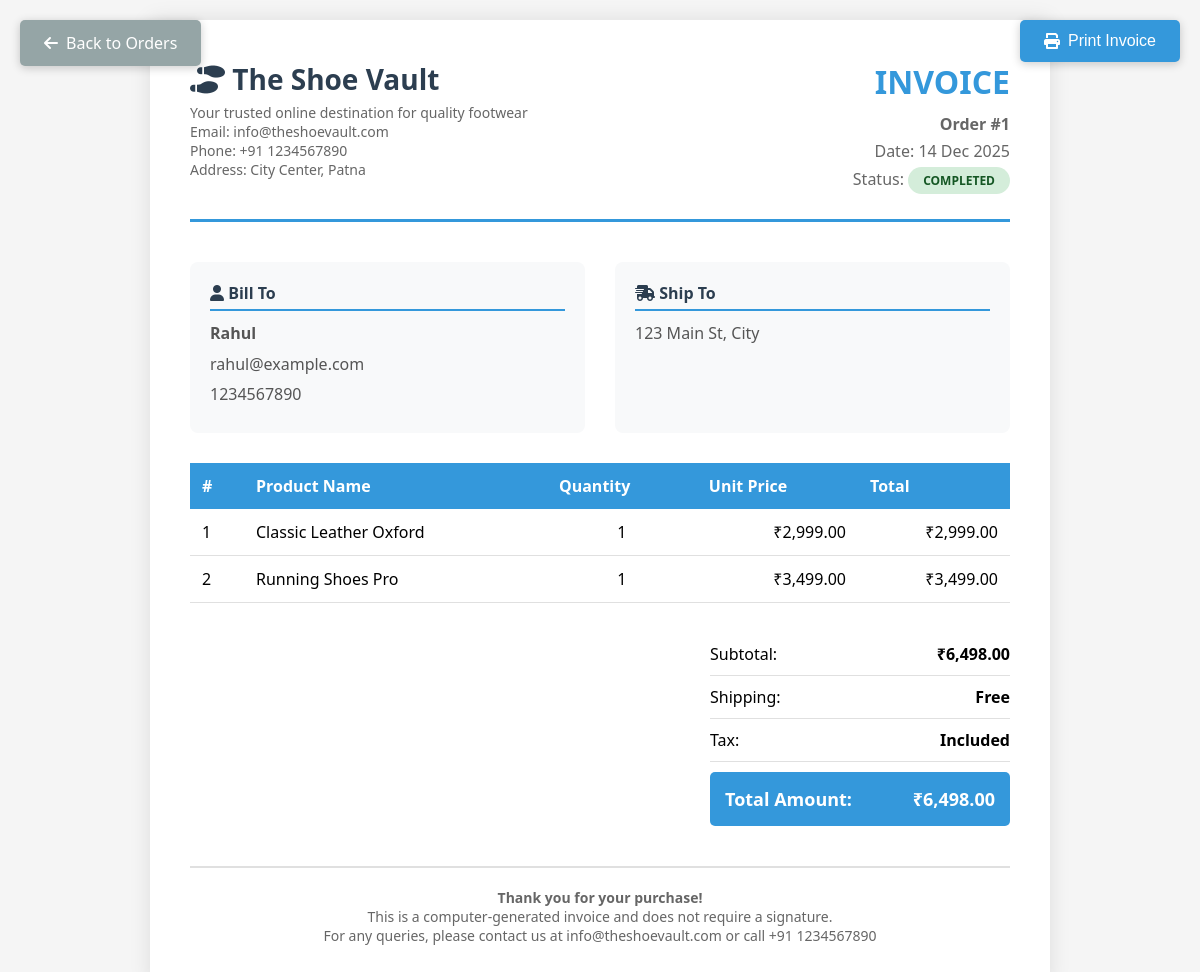
The page /invoice.php?order_id=1 (signed in) on the database its author committed.
### tables this page shows
CREATE TABLE `orders` (
  `id` int(11) NOT NULL,
  `user_id` int(11) NOT NULL,
  `total_amount` decimal(10,2) NOT NULL,
  `shipping_address` text NOT NULL,
  `phone` varchar(20) NOT NULL,
  `status` enum('pending','processing','completed','cancelled') DEFAULT 'pending',
  `created_at` timestamp NOT NULL DEFAULT current_timestamp(),
  `updated_at` timestamp NOT NULL DEFAULT current_timestamp() ON UPDATE current_timestamp(),
  `payment_method` varchar(50) DEFAULT 'COD',
  `payment_details` text DEFAULT NULL,
  `transaction_id` varchar(100) DEFAULT NULL
);

CREATE TABLE `users` (
  `id` int(11) NOT NULL,
  `name` varchar(100) NOT NULL,
  `email` varchar(100) NOT NULL,
  `password` varchar(255) NOT NULL,
  `phone` varchar(20) DEFAULT NULL,
  `address` text DEFAULT NULL,
  `role` enum('admin','customer') DEFAULT 'customer',
  `created_at` timestamp NOT NULL DEFAULT current_timestamp(),
  `updated_at` timestamp NOT NULL DEFAULT current_timestamp() ON UPDATE current_timestamp()
);

CREATE TABLE `order_items` (
  `id` int(11) NOT NULL,
  `order_id` int(11) NOT NULL,
  `product_id` int(11) NOT NULL,
  `product_name` varchar(200) NOT NULL,
  `quantity` int(11) NOT NULL,
  `price` decimal(10,2) NOT NULL,
  `subtotal` decimal(10,2) NOT NULL
);

### includes/config.php (called while the page is built, shortened)
<?php
function formatPrice($price)
{
    return '₹' . number_format($price, 2);
}

### invoice.php (the view, shortened to what this page needs)
<?php
require_once 'includes/config.php';
$orderId = (int)$_GET['order_id'];
$userId = $_SESSION['user_id'];
$orderQuery = "SELECT o.*, u.name, u.email FROM orders o
               JOIN users u ON o.user_id = u.id
               WHERE o.id = $orderId AND o.user_id = $userId";
$orderResult = mysqli_query($conn, $orderQuery);
$order = mysqli_fetch_assoc($orderResult);
$itemsQuery = "SELECT * FROM order_items WHERE order_id = $orderId";
$itemsResult = mysqli_query($conn, $itemsQuery);
?>
<!DOCTYPE html>
<html lang="en">
<head>
    <link rel="stylesheet" href="https://cdnjs.cloudflare.com/ajax/libs/font-awesome/6.0.0/css/all.min.css">
</head>
<body>
    <a href="<?php echo BASE_URL; ?>orders.php" class="back-button">
        <i class="fas fa-arrow-left"></i> Back to Orders
    </a>
    <button onclick="window.print()" class="print-button">
        <i class="fas fa-print"></i> Print Invoice
    </button>
    <div class="invoice-container">
        <div class="invoice-header">
            <div class="company-info">
                <h1><i class="fas fa-shoe-prints"></i> The Shoe Vault</h1>
                <p>Your trusted online destination for quality footwear</p>
                <p>Email: info@theshoevault.com</p>
                <p>Phone: +91 1234567890</p>
                <p>Address: City Center, Patna</p>
            </div>
            <div class="invoice-details">
                <h2>INVOICE</h2>
                <p><strong>Order #<?php echo $order['id']; ?></strong></p>
                <p>Date: <?php echo date('d M Y', strtotime($order['created_at'])); ?></p>
                <p>Status: <span class="status-badge status-<?php echo $order['status']; ?>"><?php echo ucfirst($order['status']); ?></span></p>
            </div>
        </div>
        <div class="invoice-info">
            <div class="info-box">
                <h3><i class="fas fa-user"></i> Bill To</h3>
                <p><strong><?php echo htmlspecialchars($order['name']); ?></strong></p>
                <p><?php echo htmlspecialchars($order['email']); ?></p>
                <p><?php echo htmlspecialchars($order['phone']); ?></p>
            </div>
            <div class="info-box">
                <h3><i class="fas fa-shipping-fast"></i> Ship To</h3>
                <p><?php echo nl2br(htmlspecialchars($order['shipping_address'])); ?></p>
            </div>
        </div>
        <table class="invoice-table">
            <thead>
                <tr>
                    <th>#</th>
                    <th>Product Name</th>
                    <th class="text-center">Quantity</th>
                    <th class="text-right">Unit Price</th>
                    <th class="text-right">Total</th>
                </tr>
            </thead>
            <tbody>
                <?php
                $itemNumber = 1;
                $subtotal = 0;
                while ($item = mysqli_fetch_assoc($itemsResult)):
                    $subtotal += $item['subtotal'];
                ?>
                    <tr>
                        <td><?php echo $itemNumber++; ?></td>
                        <td><?php echo htmlspecialchars($item['product_name']); ?></td>
                        <td class="text-center"><?php echo $item['quantity']; ?></td>
                        <td class="text-right"><?php echo formatPrice($item['price']); ?></td>
                        <td class="text-right"><?php echo formatPrice($item['subtotal']); ?></td>
                    </tr>
                <?php endwhile; ?>
            </tbody>
        </table>
        <div class="invoice-summary">
            <div class="summary-box">
                <div class="summary-row">
                    <span>Subtotal:</span>
                    <strong><?php echo formatPrice($subtotal); ?></strong>
                </div>
                <div class="summary-row">
                    <span>Shipping:</span>
                    <strong>Free</strong>
                </div>
                <div class="summary-row">
                    <span>Tax:</span>
                    <strong>Included</strong>
                </div>
                <div class="summary-total">
                    <div style="display: flex; justify-content: space-between;">
                        <span>Total Amount:</span>
                        <span><?php echo formatPrice($order['total_amount']); ?></span>
                    </div>
                </div>
            </div>
        </div>
        <div class="invoice-footer">
            <p><strong>Thank you for your purchase!</strong></p>
            <p>This is a computer-generated invoice and does not require a signature.</p>
            <p>For any queries, please contact us at info@theshoevault.com or call +91 1234567890</p>
        </div>
    </div>
</body>
</html>

### invoice.php (style rules this page uses)
* { margin: 0; padding: 0; box-sizing: border-box; }
body { font-family: 'Segoe UI', Tahoma, Geneva, Verdana, sans-serif; padding: 20px; background: #f5f5f5; }
.invoice-container { max-width: 900px; margin: 0 auto; background: white; padding: 40px; box-shadow: 0 0 20px rgba(0,0,0,0.1); }
.invoice-header { display: flex; justify-content: space-between; align-items: flex-start; margin-bottom: 40px; padding-bottom: 20px; border-bottom: 3px solid #3498db; }
.company-info h1 { color: #2c3e50; font-size: 28px; margin-bottom: 5px; }
.company-info p { color: #666; font-size: 14px; }
.invoice-details { text-align: right; }
.invoice-details h2 { color: #3498db; font-size: 32px; margin-bottom: 10px; }
.invoice-details p { color: #666; margin: 5px 0; }
.invoice-info { display: grid; grid-template-columns: 1fr 1fr; gap: 30px; margin-bottom: 30px; }
.info-box { background: #f8f9fa; padding: 20px; border-radius: 8px; }
.info-box h3 { color: #2c3e50; font-size: 16px; margin-bottom: 10px; border-bottom: 2px solid #3498db; padding-bottom: 5px; }
.info-box p { color: #555; line-height: 1.6; margin: 5px 0; }
.invoice-table { width: 100%; border-collapse: collapse; margin: 30px 0; }
.invoice-table th { background: #3498db; color: white; padding: 12px; text-align: left; font-weight: 600; }
.invoice-table td { padding: 12px; border-bottom: 1px solid #e0e0e0; }
.text-right { text-align: right; }
.text-center { text-align: center; }
.invoice-summary { display: flex; justify-content: flex-end; margin-top: 20px; }
.summary-box { min-width: 300px; }
.summary-row { display: flex; justify-content: space-between; padding: 10px 0; border-bottom: 1px solid #e0e0e0; }
.summary-total { background: #3498db; color: white; padding: 15px; font-size: 18px; font-weight: bold; border-radius: 5px; margin-top: 10px; }
.invoice-footer { margin-top: 40px; padding-top: 20px; border-top: 2px solid #e0e0e0; text-align: center; color: #666; font-size: 14px; }
.print-button { position: fixed; top: 20px; right: 20px; background: #3498db; color: white; padding: 12px 24px; border: none; border-radius: 5px; cursor: pointer; font-size: 16px; box-shadow: 0 2px 10px rgba(0,0,0,0.2); display: flex; align-items: center; gap: 8px; }
.back-button { position: fixed; top: 20px; left: 20px; background: #95a5a6; color: white; padding: 12px 24px; border: none; border-radius: 5px; cursor: pointer; font-size: 16px; text-decoration: none; display: flex; align-items: center; gap: 8px; box-shadow: 0 2px 10px rgba(0,0,0,0.2); }
.status-badge { display: inline-block; padding: 5px 15px; border-radius: 20px; font-size: 12px; font-weight: 600; text-transform: uppercase; }
.status-completed { background: #d4edda; color: #155724; }

### rows shown on the page
orders: id "1", created_at "14 Dec 2025", status "COMPLETED", user.name "Rahul", user.email "rahul@example.com", phone "1234567890", shipping_address "123 Main St, City", total_amount "₹6,498.00"
order_items: product_name "Classic Leather Oxford", quantity "1", price "₹2,999.00", subtotal "₹2,999.00"
order_items: product_name "Running Shoes Pro", quantity "1", price "₹3,499.00", subtotal "₹3,499.00"

### other values the page prints
formatPrice($subtotal) "₹6,498.00"
